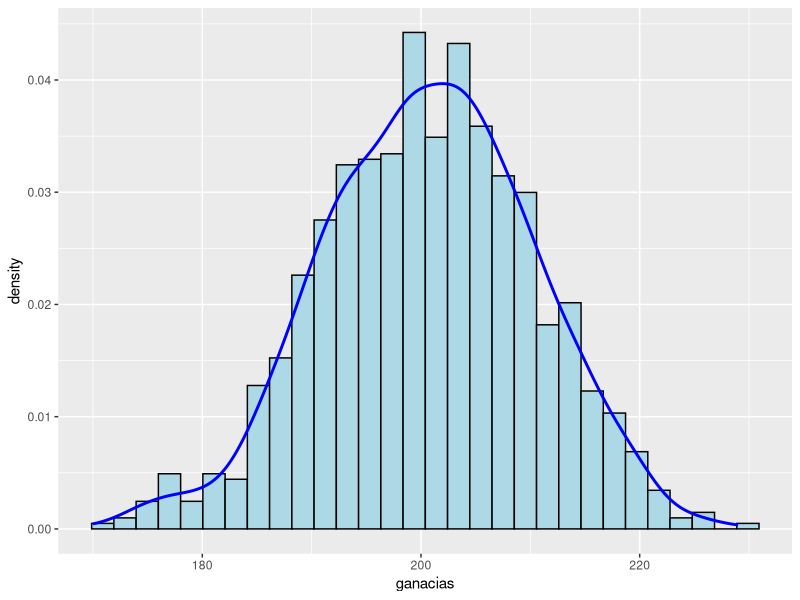
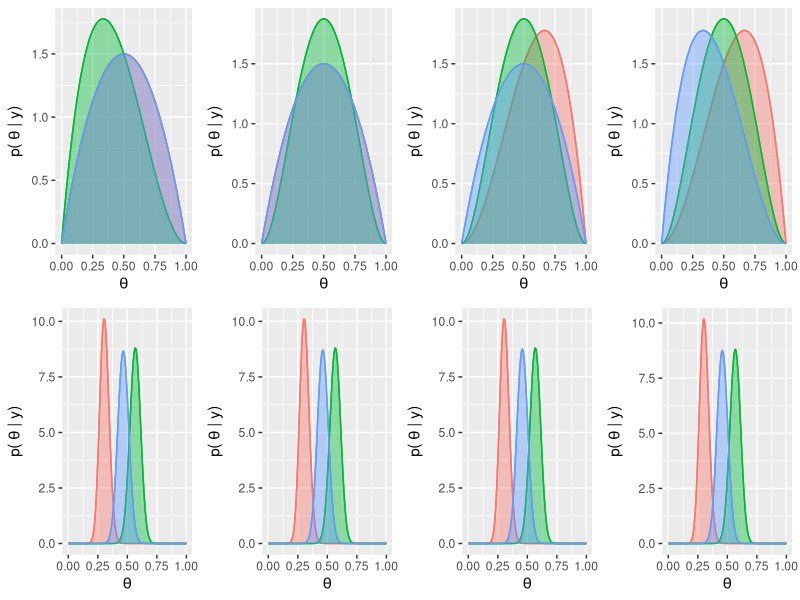
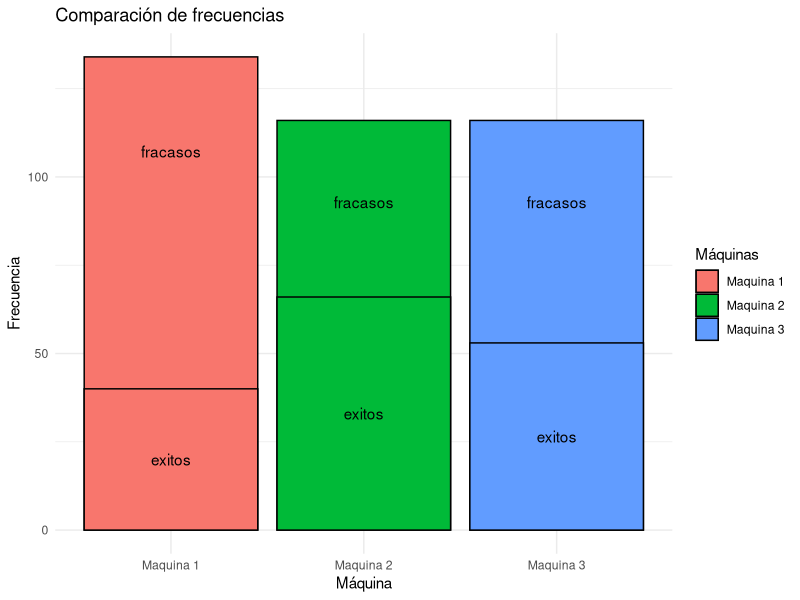
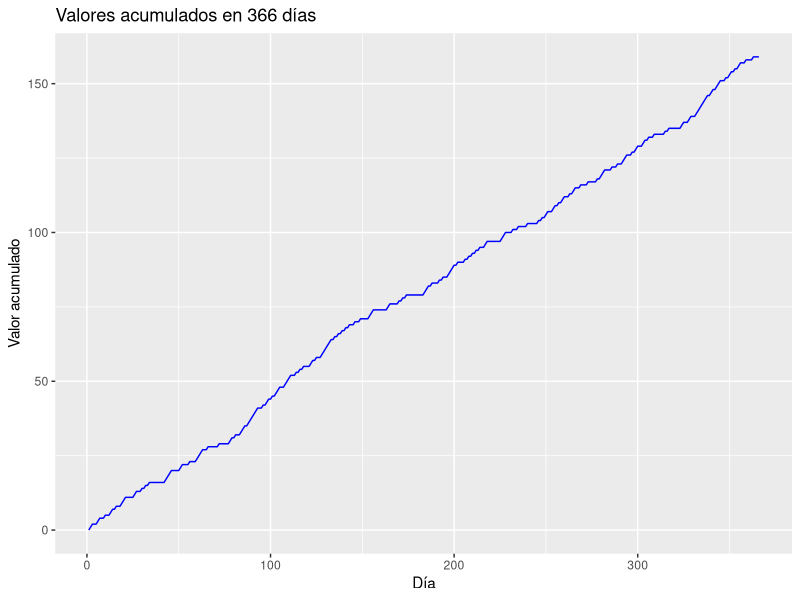
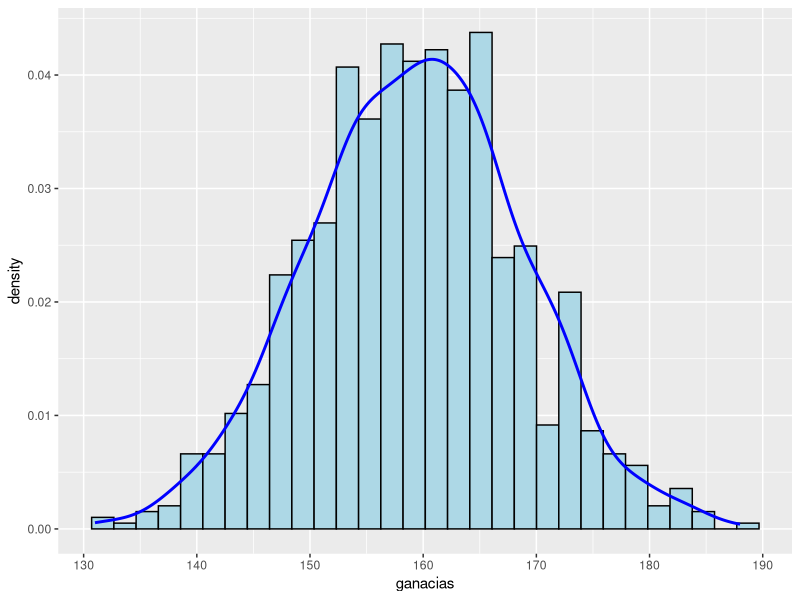
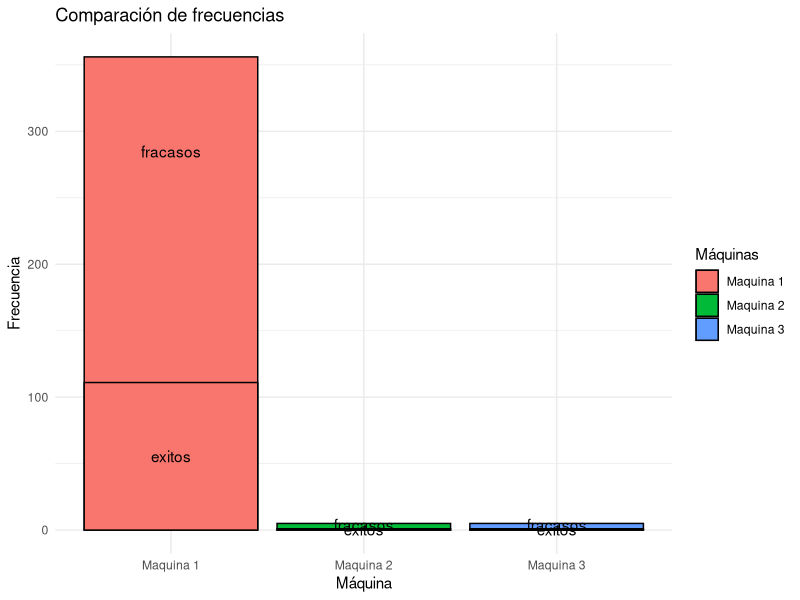
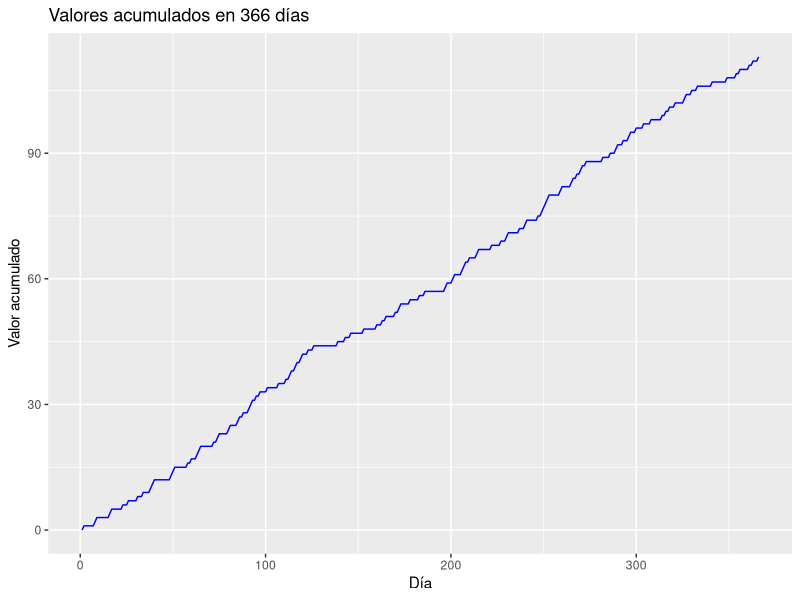
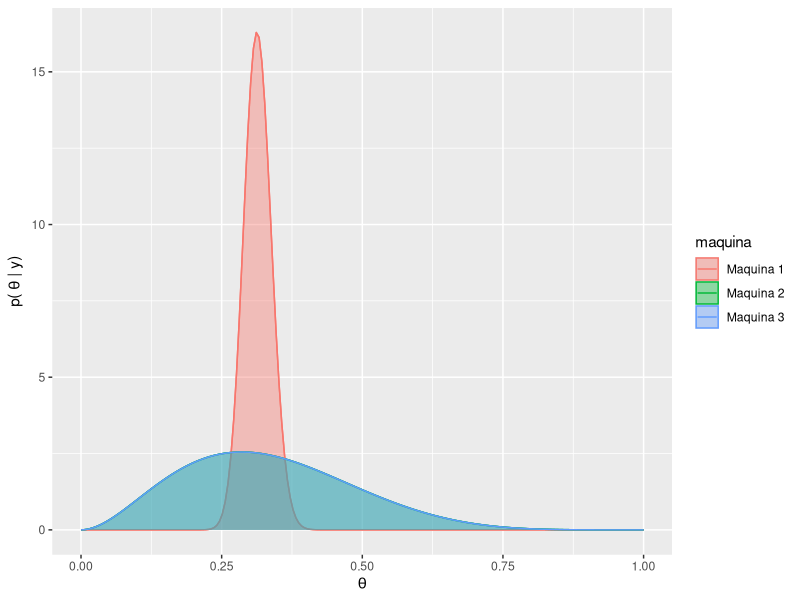

R code for these plots, in order: (Note: a time limit stopped this script after it produced the figures.)
library(ggplot2)
library(dplyr)
library(cowplot)
library(gridExtra)
n_simulaciones=1000
set.seed(491)
resultados=rbinom(n_simulaciones, 366, 0.55)
datos=data.frame(resultados)
summary(datos) # mejorar


ganacias_df <- data.frame(anios=1:n_simulaciones, ganacias=resultados)
ggplot(ganacias_df) +
  aes(x = ganacias) +
  geom_histogram(aes(y = ..density..), color = "black", fill = "lightblue", bins = 30) +
  geom_density(color = "blue", size = 1)



################################################################################
######################### funcion para graficar ################################
graficar<-function(cont_tiradas, cont_exitos, wins, alphas, betas){
  df <- data.frame(maq = c("Maquina 1", "Maquina 2", "Maquina 3"),
                   freq = cont_tiradas,
                   exitos = cont_exitos,
                   fracasos = cont_tiradas - cont_exitos)
  g1<-ggplot(df, aes(x = maq, fill = maq)) +
    geom_bar(aes(y = freq ), stat = "identity", color = "black") +
    geom_bar(aes(y = exitos ), stat = "identity", color = "black") +
    geom_text(aes(y = exitos, label = "exitos"), position = position_stack(vjust = 0.5)) +
    geom_text(aes(y = freq, label = "fracasos"), position = position_stack(vjust = 0.8)) +
    labs(title = "Comparación de frecuencias",
         x = "Máquina",
         y = "Frecuencia") +
    theme_minimal() +
    guides(fill = guide_legend(title = "Máquinas"))
  
  
  # Crear el gráfico de ganancias
  df <- data.frame(dias = 1:366, wins=wins)
  g2<-ggplot(df, aes(x = dias, y = wins)) +
    geom_line(color = "blue")+
    labs(title = "Valores acumulados en 366 días",
         x = "Día",
         y = "Valor acumulado")
  
  # Crear el gráfico de postiriors
  x1=seq(0,1,length.out =200)
  posterior1=dbeta(x1,alphas[1],betas[1])
  posterior2=dbeta(x1,alphas[2],betas[2])
  posterior3=dbeta(x1,alphas[3],betas[3])
  
  df <- data.frame(
    theta = x1,
    posterior = rep(c(posterior1,posterior2, posterior3), time = 1),
    maquina = rep(c("Maquina 1", "Maquina 2", "Maquina 3"), each = length(x1))
  )
  
  g3<-ggplot(df)+
    aes(x = theta, y = posterior, color = maquina)+
    theme(legend.position = "right")+
    geom_line() +
    geom_area(aes(fill = maquina), alpha = 0.4, position = "identity") +
    labs(x = expression(theta), y = expression("p(" ~ theta ~ "| y)"))
  print(g1)
  print(g2)
  print(g3)
}
################################################################################
################################################################################

## Estrategia 1: Completamente al azar
####################### 1
al_azar <- function(lista1) {
  alphas <- lista1[[1]]
  betas <- lista1[[2]]
  tethas <- lista1[[3]]
  prior_df <- lista1[[4]]
  x1=seq(0,1,length.out =200)

  sample <- sample(1:length(alphas), 1)
  juego <- rbinom(1, 1, tethas[sample])
  alphas[sample] <- alphas[sample] + juego
  betas[sample] <- betas[sample] + 1 - juego
  
  postirior <- dbeta(x1, alphas[sample],  betas[sample])
  prior_df[, sample] <- postirior
  salida1_list <- list(alphas, betas, tethas, prior_df, sample, juego)
  return(salida1_list)
}

####################### 2
set.seed(491)
alphas<-c(2,2,2)
betas<-c(2,2,2)
tethas=c(0.3,0.55,0.45)

x1=seq(0,1,length.out =200)
prior_df <- data.frame(prior1=dbeta(x1,alphas[1],betas[1]), 
                       prior2=dbeta(x1,alphas[2],betas[2]), 
                       prior3=dbeta(x1,alphas[3],betas[3]))

wins=numeric(366)
cont_exitos= c(0,0,0)
cont_tiradas = c(0, 0, 0)
juego=0
sample=0
entrada1_list = list(alphas, betas, tethas, prior_df, sample, juego)
graf_list=list()

for (i in 1:366) {
  entrada1_list=al_azar(lista1=entrada1_list)
  sample <- entrada1_list[[5]]
  juego <- entrada1_list[[6]]
  cont_exitos[sample] <- cont_exitos[sample] + juego
  cont_tiradas[sample] <- cont_tiradas[sample] + 1
  prior_df <- entrada1_list[[4]]

  if(i==1){
    wins[i]=juego
  }else{
    wins[i]=wins[i-1]+juego
  }
  prior_df_largo <- data.frame(
    theta = x1,
    posterior = rep(c(prior_df$prior1, 
                      prior_df$prior2, 
                      prior_df$prior3), time = 1),
    maquina = rep(c("Maquina 1", "Maquina 2", "Maquina 3"), each = 200)
  )
  graf_list[[i]] <- ggplot(prior_df_largo)+
    aes(x = theta, y = posterior, color = maquina)+
    theme(legend.position = "none")+
    geom_line() +
    geom_area(aes(fill = maquina), alpha = 0.4, position = "identity") +
    labs(x = expression(theta), y = expression("p(" ~ theta ~ "| y)"))
}

grid.arrange(graf_list[[1]],graf_list[[2]],graf_list[[3]],graf_list[[4]],
             graf_list[[363]],graf_list[[364]],graf_list[[365]],graf_list[[366]],
             ncol = 4)


# Crear el gráfico de barras
df <- data.frame(maq = c("Maquina 1", "Maquina 2", "Maquina 3"),
                 freq = cont_tiradas,
                 exitos = cont_exitos,
                 fracasos = cont_tiradas - cont_exitos)
ggplot(df, aes(x = maq, fill = maq)) +
  geom_bar(aes(y = freq ), stat = "identity", color = "black") +
  geom_bar(aes(y = exitos ), stat = "identity", color = "black") +
  geom_text(aes(y = exitos, label = "exitos"), position = position_stack(vjust = 0.5)) +
  geom_text(aes(y = freq, label = "fracasos"), position = position_stack(vjust = 0.8)) +
  labs(title = "Comparación de frecuencias",
       x = "Máquina",
       y = "Frecuencia") +
  theme_minimal() +
  guides(fill = guide_legend(title = "Máquinas"))


df <- data.frame(dias = 1:366, wins=wins)

# Crear el gráfico evolucion ganancia
ggplot(df, aes(x = dias, y = wins)) +
  geom_line(color = "blue")+
  labs(title = "Valores acumulados en 366 días",
       x = "Día",
       y = "Valor acumulado")


######################## 3 1000 de 365 dias
wins1_anio = numeric(n_simulaciones)

for (anio in 1:n_simulaciones) {
  alphas<-c(2,2,2)
  betas<-c(2,2,2)
  tethas=c(0.3,0.55,0.45)
  x1=seq(0,1,length.out =200)
  prior_df <- data.frame(prior1=dbeta(x1,alphas[1],betas[1]), 
                         prior2=dbeta(x1,alphas[2],betas[2]), 
                         prior3=dbeta(x1,alphas[3],betas[3]))
  wins=numeric(366)
  cont_exitos= c(0,0,0)
  cont_tiradas = c(0, 0, 0)
  juego=0
  sample=0
  entrada1_list = list(alphas, betas, tethas, prior_df, sample, juego)
  graf_list=list()
  
  for (i in 1:366) {
    entrada1_list=al_azar(lista1=entrada1_list)
    sample <- entrada1_list[[5]]
    juego <- entrada1_list[[6]]
    cont_exitos[sample] <- cont_exitos[sample] + juego
    cont_tiradas[sample] <- cont_tiradas[sample] + 1
    prior_df <- entrada1_list[[4]]
    
    if(i==1){
      wins[i]=juego
    }else{
      wins[i]=wins[i-1]+juego
    }
  }
  wins1_anio[anio] <- wins[366]
}

ganacias_df <- data.frame(anios=1:n_simulaciones, ganacias=wins1_anio)
ggplot(ganacias_df) +
  aes(x = ganacias) +
  geom_histogram(aes(y = ..density..), color = "black", fill = "lightblue", bins = 30) +
  geom_density(color = "blue", size = 1)

#4 no es bayesiano, es al azar perreque

################################################################################
################################################################################
################################################################################

## Estrategia 2: Greedy con tasa obs

###### 1 Fijamos la semilla
set.seed(412)
greedy_tasa_obs<-function(lista2){
  fl_calentamiento <- lista2[[5]]
  t <- lista2[[2]]
  tethas <- lista2[[1]]
  if (fl_calentamiento){
    sample <- sample(1:3, 1)
  }
  else{
    sample <- order(t + runif(3,0.001, 0.009), decreasing = TRUE)[1]
  }
  juego <- rbinom(1, 1, tethas[sample])
  lista2_salida<-list(tethas, t, juego, sample, fl_calentamineto)
  return(lista2_salida)
}

# Defino variables necesarias
tethas=c(0.3,0.55,0.45)
t = c(0.5,0.5,0.5)
cont_exitos= c(0,0,0)
cont_tiradas = c(0, 0, 0)
juego=0
sample=0
fl_calentamineto=FALSE
wins=numeric(366)
lista2_entrada=list(tethas, t, juego, sample, fl_calentamineto)

for(i in 1:366){
  fl_calentamineto <- ifelse(i>10, FALSE, TRUE )

  lista2_entrada <- greedy_tasa_obs(lista2 = lista2_entrada)
  juego <- lista2_entrada[[3]]
  sample <- lista2_entrada[[4]]
  cont_exitos[sample] <- cont_exitos[sample] + juego
  cont_tiradas[sample] <- cont_tiradas[sample] + 1
  lista2_entrada[[2]][sample] <- cont_exitos[sample] / cont_tiradas[sample]
  if(i==1){
    wins[i]=juego
  }else{
    wins[i]=wins[i-1]+juego
  }
}

alphas <- c(2+cont_exitos[1], 2+cont_exitos[2], 2+cont_exitos[3])
betas <- c(2+cont_tiradas[1]-cont_exitos[1],
           2+cont_tiradas[2]-cont_exitos[2],
           2+cont_tiradas[3]-cont_exitos[3])
# Graficos
graficar(cont_tiradas, cont_exitos, wins, alphas, betas)


######################## 3 1000 de 365 dias

wins2_anio = numeric(n_simulaciones)

for (anio in 1:n_simulaciones) {
  # Definimos parametros
  tethas=c(0.3,0.55,0.45)
  t = c(0.5,0.5,0.5)
  cont_exitos= c(0,0,0)
  cont_tiradas = c(0, 0, 0)
  juego=0
  sample=0
  fl_calentamineto=TRUE
  wins=numeric(366)
  lista2_entrada=list(tethas, t, juego, sample, fl_calentamineto)
  #Simulamos anio
  for(i in 1:366){
    fl_calentamineto <- ifelse(i>10, FALSE, TRUE )
    
    lista2_entrada <- greedy_tasa_obs(lista2 = lista2_entrada)
    juego <- lista2_entrada[[3]]
    sample <- lista2_entrada[[4]]
    cont_exitos[sample] <- cont_exitos[sample] + juego
    cont_tiradas[sample] <- cont_tiradas[sample] + 1
    lista2_entrada[[2]][sample] <- cont_exitos[sample] / cont_tiradas[sample]
    if(i==1){
      wins[i]=juego
    }else{
      wins[i]=wins[i-1]+juego
    }
  }
  wins2_anio[anio] <- wins[366]
}

ganacias_df <- data.frame(anios=1:n_simulaciones, ganacias=wins2_anio)
ggplot(ganacias_df) +
  aes(x = ganacias) +
  geom_histogram(aes(y = ..density..), color = "black", fill = "lightblue", bins = 30) +
  geom_density(color = "blue", size = 1)
#Se ve bine la suma de 3 normales de 3 maquinas, esta bueno

#4 creo que es un metodo frecuentista porque juega nu par de veces y decide


################################################################################
################################################################################
################################################################################

# Estrategia 3: Greedy con probabilidad a posteriorir
# entiendo que elige la que tenga mejor esperanza hasta el momento

set.seed(412)
greedy_prob_posterior<-function(lista3){
  tethas <- lista3[[1]]
  alphas <- lista3[[2]]
  betas <- lista3[[3]]
  
  esperanzas = c(alphas[1]/(alphas[1]+betas[1]),
                alphas[2]/(alphas[2]+betas[2]),
                alphas[3]/(alphas[3]+betas[3]))
  #print(esperanzas)
  sample <- order(esperanzas + runif(3,0.001, 0.009)  , decreasing = TRUE)[1]
  juego <- rbinom(1, 1, tethas[sample])
  alphas[sample] <- alphas[sample] + juego
  betas[sample] <- betas[sample] + 1 - juego
  
  lista3_salida<-list(tethas, alphas, betas, juego, sample)
  return(lista3_salida)
}

# Defino variables necesarias
tethas=c(0.3,0.55,0.45)
alphas<-c(2,2,2)
betas<-c(2,2,2)
juego=0
sample=0
cont_exitos= c(0,0,0) 
cont_tiradas = c(0, 0, 0)

wins=numeric(366)
lista3_entrada=list(tethas, alphas, betas, juego, sample)

for(i in 1:366){
  lista3_entrada <- greedy_prob_posterior(lista3 = lista3_entrada)
  juego <- lista3_entrada[[4]]
  alphas <- lista3_entrada[[2]]
  betas <- lista3_entrada[[3]]
  sample <- lista3_entrada[[5]]
  cont_exitos[sample] = cont_exitos[sample] + juego 
  cont_tiradas[sample] = cont_tiradas[sample] + 1
  if(i==1){
    wins[i]=juego
  }else{
    wins[i]=wins[i-1]+juego
  }
}
alphas <- lista3_entrada[[2]]
betas<- lista3_entrada[[3]]
# Graficos
graficar(cont_tiradas, cont_exitos, wins, alphas, betas)


######################## 3 1000 de 365 dias
wins3_anio=numeric(n_simulaciones)
for (anio in 1:n_simulaciones) {
  # Defino variables necesarias
  tethas=c(0.3,0.55,0.45)
  alphas<-c(2,2,2)
  betas<-c(2,2,2)
  juego=0
  sample=0
  cont_exitos= c(0,0,0) 
  cont_tiradas = c(0, 0, 0)
  
  wins=numeric(366)
  lista3_entrada=list(tethas, alphas, betas, juego, sample)
  
  for(i in 1:366){
    lista3_entrada <- greedy_prob_posterior(lista3 = lista3_entrada)
    juego <- lista3_entrada[[4]]
    alphas <- lista3_entrada[[2]]
    betas <- lista3_entrada[[3]]
    sample <- lista3_entrada[[5]]
    cont_exitos[sample] = cont_exitos[sample] + juego 
    cont_tiradas[sample] = cont_tiradas[sample] + 1
    if(i==1){
      wins[i]=juego
    }else{
      wins[i]=wins[i-1]+juego
    }
  }
  wins3_anio[anio]<-wins[366]
}

ganancia_df <- data.frame(wins = wins3_anio)
ggplot(ganancia_df) +
  aes(x = wins) +
  geom_histogram(aes(y = ..density..), color = "black", fill = "lightblue", bins = 30) +
  geom_density(color = "blue", size = 1)

##4 me parece un metodo bayesiano porque usa las 

################################################################################
################################################################################
################################################################################
# Estrategia 4: e-greedy con tasa obs

set.seed(412)
e_greedy_tasa_obs<-function(lista4){
  e<-lista4[[3]]
  explote<-runif(1)
  lista4[[6]] = 0
  lista4[[7]] = 0
  if(explote<=1-e){#Elige el mejor
    lista4[[7]] = 1 # exploto
    sample <-  order(t + runif(3,0.001, 0.009), decreasing = TRUE)[1]
  }else{#Elige aleatoriamente 
    lista4[[6]] = 1 # exploro
    sample <-  as.numeric(sample(1:3, 1))
  }

  juego <- rbinom(1, 1, tethas[sample])
  lista4_salida<-list(tethas, t, e, juego, sample, lista4[[6]], lista4[[7]])
  return(lista4_salida)
}

############# e = 0.2 ######################
e=0.2
# Defino variables necesarias
tethas=c(0.3,0.55,0.45)
t = c(0.5,0.5,0.5)
cont_exitos= c(0,0,0) 
cont_tiradas = c(0, 0, 0)
juego=0
sample=0
exploro=0
exploto=0
wins=numeric(366)
lista4_entrada=list(tethas, t, e, juego, sample, exploro, exploto)

for(i in 1:366){
  lista4_entrada <- e_greedy_tasa_obs(lista4 = lista4_entrada)
  juego <- lista4_entrada[[4]]
  sample <- lista4_entrada[[5]]
  exploro <- exploro + lista4_entrada[[6]]
  exploto <- exploto + lista4_entrada[[7]]
  cont_exitos[sample] <- cont_exitos[sample] + juego
  cont_tiradas[sample] <- cont_tiradas[sample] + 1
  lista4_entrada[[2]][sample] <- cont_exitos[sample] / cont_tiradas[sample]
  if(i==1){
    wins[i]=juego
  }else{
    wins[i]=wins[i-1]+juego
  }
}
alphas <- c(2+cont_exitos[1], 2+cont_exitos[2], 2+cont_exitos[3])
betas <- c(2+cont_tiradas[1]-cont_exitos[1],
           2+cont_tiradas[2]-cont_exitos[2],
           2+cont_tiradas[3]-cont_exitos[3])

# Graficos
graficar(cont_tiradas, cont_exitos, wins, alphas, betas)


######################## 3 1000 de 365 dias
wins4_anio=numeric(n_simulaciones)
for (anio in 1:n_simulaciones) {
  # Defino variables necesarias
  tethas=c(0.3,0.55,0.45)
  t = c(0.5,0.5,0.5)
  cont_exitos= c(0,0,0) 
  cont_tiradas = c(0, 0, 0)
  juego=0
  sample=0
  exploro=0
  exploto=0
  
  wins=numeric(366)
  lista4_entrada=list(tethas, t, e, juego, sample, exploro, exploto)
  
  for(i in 1:366){
    lista4_entrada <- e_greedy_tasa_obs(lista4 = lista4_entrada)
    juego <- lista4_entrada[[4]]
    sample <- lista4_entrada[[5]]
    exploro <- exploro + lista4_entrada[[6]]
    exploto <- exploto + lista4_entrada[[7]]
    cont_exitos[sample] <- cont_exitos[sample] + juego
    cont_tiradas[sample] <- cont_tiradas[sample] + 1
    lista4_entrada[[2]][sample] <- cont_exitos[sample] / cont_tiradas[sample]
    if(i==1){
      wins[i]=juego
    }else{
      wins[i]=wins[i-1]+juego
    }
  }
  wins4_anio[anio]<-wins[366]
}

ganancia_df <- data.frame(wins = wins4_anio)
ggplot(ganancia_df) +
  aes(x = wins) +
  geom_histogram(aes(y = ..density..), color = "black", fill = "lightblue", bins = 30) +
  geom_density(color = "blue", size = 1)


###### 3 e distintos
graf_list <- list()
j=1
for (e in c(0.1, 0.2, 0.3)){
  wins4_anio=numeric(n_simulaciones)
  for (anio in 1:n_simulaciones) {
    # Defino variables necesarias
    tethas=c(0.3,0.55,0.45)
    t = c(0.5,0.5,0.5)
    cont_exitos= c(0,0,0) 
    cont_tiradas = c(0, 0, 0)
    juego=0
    sample=0
    exploro=0
    exploto=0
    
    wins=numeric(366)
    lista4_entrada=list(tethas, t, e, juego, sample, exploro, exploto)
    
    for(i in 1:366){
      lista4_entrada <- e_greedy_tasa_obs(lista4 = lista4_entrada)
      juego <- lista4_entrada[[4]]
      sample <- lista4_entrada[[5]]
      exploro <- exploro + lista4_entrada[[6]]
      exploto <- exploto + lista4_entrada[[7]]
      cont_exitos[sample] <- cont_exitos[sample] + juego
      cont_tiradas[sample] <- cont_tiradas[sample] + 1
      lista4_entrada[[2]][sample] <- cont_exitos[sample] / cont_tiradas[sample]
      if(i==1){
        wins[i]=juego
      }else{
        wins[i]=wins[i-1]+juego
      }
    }
    wins4_anio[anio]<-wins[366]
  }
  
  ganancia_df <- data.frame(wins = wins4_anio)
  graf_list[[j]] <-ggplot(ganancia_df) + #Reemplazar por boxplots
        aes(x = wins) +
        geom_histogram(aes(y = ..density..), color = "black", fill = "lightblue", bins = 30) +
        geom_density(color = "blue", size = 1)
  j=j+1
}

grid.arrange(graf_list[[1]],
             graf_list[[2]],
             graf_list[[3]],
             ncol=1)

#4 es bayesiano?

################################################################################
################################################################################
################################################################################
# Estrategia 5: soft max

#Seleccion de t, similar al e de e-greedy. Determina las tiradas dedicadas a la exploracion
#A mayores valores de t, la cant de veces que se elige una  maquina al azar aumenta
#Menor valor de t menos explora
#Función Softmax, dandole la tasa y la "temperatura" nos devuelve la
#probabilidad de elegir cada maquina

softmax= function(tau,pi){
  pr_soft1 = exp(pi[1]/tau)/sum(exp(pi/tau))
  pr_soft2 = exp(pi[2]/tau)/sum(exp(pi/tau))
  pr_soft3 = exp(pi[3]/tau)/sum(exp(pi/tau))
  pr_soft = c(pr_soft1,pr_soft2,pr_soft3)
  return(pr_soft)
}
softmax(t=0.1, pi=c(0.5,0.5,0.5) )

#Creamos la función para una tirada
tirada_softmax <- function(lista5){
  alphas <- lista5[[1]]
  betas <- lista5[[2]]
  tethas <- lista5[[3]]
  pi <- lista5[[4]]
  tau=0.1
  
  sample <- sample(1:3,1,prob=softmax(tau,pi))
  
  juego <- rbinom(1, 1, tethas[sample])
  alphas[sample] <- alphas[sample] + juego
  betas[sample] <- betas[sample] + 1 - juego
  
  lista5_salida<-list(alphas, betas, tethas,pi, juego,  sample)
  return(lista5_salida)
}


#Utilizamos la función para realizar 366 tiradas
set.seed(492)
tethas=c(0.3,0.55,0.45)
alphas<-c(2,2,2)
betas<-c(2,2,2)
pi <- c(0.5,0.5,0.5)
cont_exitos= c(0,0,0) 
cont_tiradas = c(0, 0, 0)

wins=numeric(366)
lista5_entrada=list(alphas,betas, tethas,pi)

for(i in 1:366){
  lista5_entrada <- tirada_softmax(lista5_entrada)
  juego <- lista5_entrada[[5]]
  alphas <- lista5_entrada[[1]]
  betas <- lista5_entrada[[2]]
  sample <- lista5_entrada[[6]]
  cont_exitos[sample] = cont_exitos[sample] + juego 
  cont_tiradas[sample] = cont_tiradas[sample] + 1
  lista5_entrada[[4]][sample] <- cont_exitos[sample] / cont_tiradas[sample]
  if(i==1){
    wins[i]=juego
  }else{
    wins[i]=wins[i-1]+juego
  }
}

#Gráficos
graficar(cont_tiradas, cont_exitos, wins, alphas, betas)

#1000 dias
n_simulaciones=1000

wins5_anio=numeric(n_simulaciones)
for (anio in 1:n_simulaciones) {
  # Defino variables necesarias
  tethas=c(0.3,0.55,0.45)
  alphas<-c(2,2,2)
  betas<-c(2,2,2)
  pi <- c(0.5,0.5,0.5)
  cont_exitos= c(0,0,0) 
  cont_tiradas = c(0, 0, 0)
  
  wins=numeric(366)
  lista5_entrada=list(alphas,betas, tethas,pi)
  
  for(i in 1:366){
    lista5_entrada <- tirada_softmax(lista5_entrada)
    juego <- lista5_entrada[[5]]
    alphas <- lista5_entrada[[1]]
    betas <- lista5_entrada[[2]]
    sample <- lista5_entrada[[6]]
    cont_exitos[sample] = cont_exitos[sample] + juego 
    cont_tiradas[sample] = cont_tiradas[sample] + 1
    lista5_entrada[[4]][sample] <- cont_exitos[sample] / cont_tiradas[sample]
    if(i==1){
      wins[i]=juego
    }else{
      wins[i]=wins[i-1]+juego
    }
  }
  wins5_anio[anio]<-wins[366]
}

ganancia_df <- data.frame(wins = wins5_anio)
ggplot(ganancia_df) +
  aes(x = wins) +
  geom_histogram(aes(y = ..density..), color = "black", fill = "lightblue", bins = 30) +
  geom_density(color = "blue", size = 1)

#Es bayesiano? Si, porque modifica la probabilidad de eleccion de la maquina
#a traves de la informacion de las nuevas tiradas.  

################################################################################
################################################################################
################################################################################
# Estrategia 6: upper bound
set.seed(412)
upper_bound <- function(lista6){
  tethas <- lista6[[1]]
  alphas <- lista6[[2]]
  betas <- lista6[[3]]
  
  UCB <- c(qbeta(0.95, alphas[1], betas[1]), 
           qbeta(0.95, alphas[2], betas[2]), 
           qbeta(0.95, alphas[3], betas[3]))
  sample <- order(UCB + runif(3, 0.001, 0.009), decreasing = TRUE)[1]
  juego <- rbinom(1, 1, tethas[sample])
  alphas[sample] <- alphas[sample] + juego
  betas[sample] <- betas[sample] + 1 - juego
  
  lista6_salida<-list(tethas, alphas, betas, UCB, juego, sample, cont_exitos, cont_tiradas)
  return(lista6_salida)
}

tethas=c(0.3,0.55,0.45)
cont_exitos= c(0,0,0) 
cont_tiradas = c(0, 0, 0)
juego=0
UCB <- c(0, 0, 0)
alphas <- c(2, 2, 2)
betas <- c(2, 2, 2)
wins <- c(0, 0, 0)
lista6_entrada <- list(tethas, alphas, betas, UCB, juego, sample, cont_exitos, cont_tiradas)

for(i in 1:366){
  lista6_entrada <- upper_bound(lista6 = lista6_entrada)
  juego <- lista6_entrada[[5]]
  alphas <- lista6_entrada[[2]]
  betas <- lista6_entrada[[3]]
  sample <- lista6_entrada[[6]]
  cont_exitos <- lista6_entrada[[7]]
  cont_tiradas <- lista6_entrada[[8]]
  cont_exitos[sample] = cont_exitos[sample] + juego 
  cont_tiradas[sample] = cont_tiradas[sample] + 1
  if(i==1){
    wins[i]=juego
  }else{
    wins[i]=wins[i-1]+juego
  }
}

#Graficos
graficar(cont_tiradas, cont_exitos, wins, alphas, betas)

######################## 3 1000 de 365 dias
wins6_anio=numeric(n_simulaciones)
for (anio in 1:n_simulaciones) {
  # Defino variables necesarias
  tethas=c(0.3,0.55,0.45)
  alphas<-c(2,2,2)
  betas<-c(2,2,2)
  juego=0
  sample=0
  cont_exitos= c(0,0,0) 
  cont_tiradas = c(0, 0, 0)
  
  wins=numeric(366)
  lista6_entrada <- list(tethas, alphas, betas, UCB, juego, sample, cont_exitos, cont_tiradas)
  
  for(i in 1:366){
    lista6_entrada <- upper_bound(lista6 = lista6_entrada)
    juego <- lista6_entrada[[5]]
    alphas <- lista6_entrada[[2]]
    betas <- lista6_entrada[[3]]
    sample <- lista6_entrada[[6]]
    cont_exitos <- lista6_entrada[[7]]
    cont_tiradas <- lista6_entrada[[8]]
    cont_exitos[sample] = cont_exitos[sample] + juego 
    cont_tiradas[sample] = cont_tiradas[sample] + 1
    if(i==1){
      wins[i]=juego
    }else{
      wins[i]=wins[i-1]+juego
    }
  }
  wins6_anio[anio]<-wins[366]
}

ganancia_df <- data.frame(wins = wins6_anio)
ggplot(ganancia_df) +
  aes(x = wins) +
  geom_histogram(aes(y = ..density..), color = "black", fill = "lightblue", bins = 30) +
  geom_density(color = "blue", size = 1)


################################################################################
################################################################################
################################################################################
# Estrategia 7: thompson sampling
# Se usa la media para comparar muestras
thompson_sampling <- function(lista7){
  alphas <- lista7[[1]]
  betas <- lista7[[2]]
  tethas <- lista7[[3]]
  muestra<- c(rbeta(1,alphas[1],betas[1]), 
               rbeta(1,alphas[2],betas[2]), 
               rbeta(1,alphas[3],betas[3]))
  #print(muestra)
  sample <- order(muestra, decreasing = TRUE)[1]
  juego <- rbinom(1, 1, tethas[sample])
  alphas[sample] <- alphas[sample] + juego
  betas[sample] <- betas[sample] + 1 - juego
  
  lista7_salida<-list(alphas, betas, tethas,  muestra, juego,  sample)
  return(lista7_salida)
}

#### 2 
set.seed(490)
alphas<-c(2,2,2)
betas<-c(2,2,2)
tethas=c(0.3,0.55,0.45)
wins=numeric(366)
cont_exitos= c(0,0,0)
cont_tiradas = c(0, 0, 0)
juego=0
sample=0
muestra=c()

lista7_entrada<-list(alphas, betas, tethas,  muestra, juego,  sample)

for(i in 1:366){
  lista7_entrada <- thompson_sampling( lista7_entrada )
  juego <- lista7_entrada[[5]]
  sample <- lista7_entrada[[6]]
  cont_exitos[sample] <- cont_exitos[sample] + juego
  cont_tiradas[sample] <- cont_tiradas[sample] + 1

  if(i==1){
    wins[i]=juego
  }else{
    wins[i]=wins[i-1]+juego
  }
}
alphas <- lista7_entrada[[1]]
betas <- lista7_entrada[[2]]
# Graficar
graficar(cont_tiradas, cont_exitos, wins, alphas, betas)

######################## 3 1000 de 365 dias
wins7_anio=numeric(n_simulaciones)
for (anio in 1:n_simulaciones) {
  alphas<-c(2,2,2)
  betas<-c(2,2,2)
  tethas=c(0.3,0.55,0.45)
  wins=numeric(366)
  cont_exitos= c(0,0,0)
  cont_tiradas = c(0, 0, 0)
  juego=0
  sample=0
  muestra=c()
  
  lista7_entrada<-list(alphas, betas, tethas,  muestra, juego,  sample)
  
  for(i in 1:366){
    lista7_entrada <- thompson_sampling( lista7_entrada )
    juego <- lista7_entrada[[5]]
    sample <- lista7_entrada[[6]]
    cont_exitos[sample] <- cont_exitos[sample] + juego
    cont_tiradas[sample] <- cont_tiradas[sample] + 1
    
    if(i==1){
      wins[i]=juego
    }else{
      wins[i]=wins[i-1]+juego
    }
  }
  wins7_anio[anio]<-wins[366]
}

ganancia_df <- data.frame(wins = wins7_anio)
ggplot(ganancia_df) +
  aes(x = wins) +
  geom_histogram(aes(y = ..density..), color = "black", fill = "lightblue", bins = 30) +
  geom_density(color = "blue", size = 1)
